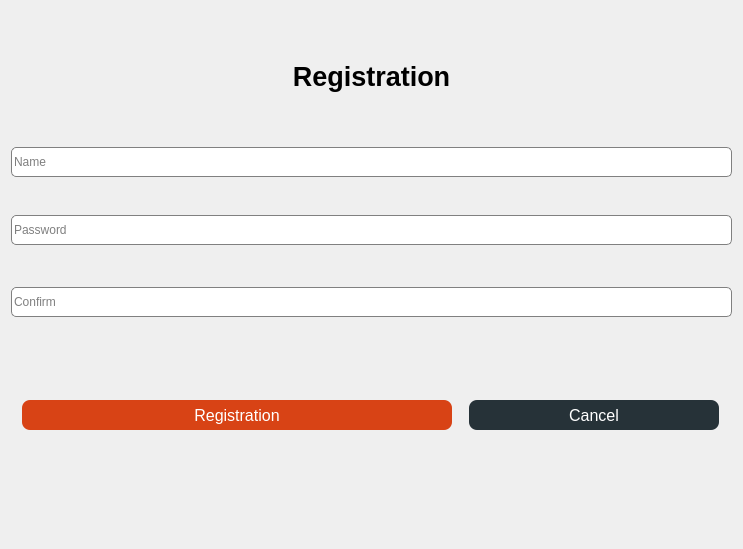
<?xml version="1.0" encoding="UTF-8"?>
<ui version="4.0">
 <class>Registration</class>
 <widget class="QWidget" name="Registration">
  <property name="geometry">
   <rect>
    <x>0</x>
    <y>0</y>
    <width>743</width>
    <height>549</height>
   </rect>
  </property>
  <property name="minimumSize">
   <size>
    <width>743</width>
    <height>549</height>
   </size>
  </property>
  <property name="maximumSize">
   <size>
    <width>743</width>
    <height>549</height>
   </size>
  </property>
  <property name="windowTitle">
   <string>Registration</string>
  </property>
  <layout class="QVBoxLayout" name="verticalLayout_2">
   <item>
    <widget class="QLabel" name="label_welcom">
     <property name="minimumSize">
      <size>
       <width>100</width>
       <height>100</height>
      </size>
     </property>
     <property name="maximumSize">
      <size>
       <width>16777215</width>
       <height>100</height>
      </size>
     </property>
     <property name="font">
      <font>
       <pointsize>20</pointsize>
       <weight>75</weight>
       <bold>true</bold>
      </font>
     </property>
     <property name="layoutDirection">
      <enum>Qt::LeftToRight</enum>
     </property>
     <property name="text">
      <string>Registration</string>
     </property>
     <property name="alignment">
      <set>Qt::AlignCenter</set>
     </property>
    </widget>
   </item>
   <item>
    <layout class="QVBoxLayout" name="verticalLayout">
     <property name="spacing">
      <number>2</number>
     </property>
     <item>
      <widget class="QLineEdit" name="input_name">
       <property name="minimumSize">
        <size>
         <width>0</width>
         <height>30</height>
        </size>
       </property>
       <property name="styleSheet">
        <string notr="true">  border-radius: 5px;
border:0.5px solid grey;</string>
       </property>
       <property name="placeholderText">
        <string>Name</string>
       </property>
      </widget>
     </item>
     <item>
      <widget class="QLabel" name="label_3">
       <property name="enabled">
        <bool>true</bool>
       </property>
       <property name="maximumSize">
        <size>
         <width>16777215</width>
         <height>15</height>
        </size>
       </property>
       <property name="text">
        <string/>
       </property>
       <property name="scaledContents">
        <bool>false</bool>
       </property>
      </widget>
     </item>
    </layout>
   </item>
   <item>
    <layout class="QVBoxLayout" name="verticalLayout_5">
     <item>
      <widget class="QLineEdit" name="input_pass">
       <property name="minimumSize">
        <size>
         <width>0</width>
         <height>30</height>
        </size>
       </property>
       <property name="styleSheet">
        <string notr="true">  border-radius: 5px;
border:0.5px solid grey;</string>
       </property>
       <property name="echoMode">
        <enum>QLineEdit::Password</enum>
       </property>
       <property name="placeholderText">
        <string>Password</string>
       </property>
      </widget>
     </item>
     <item>
      <widget class="QLabel" name="label_4">
       <property name="maximumSize">
        <size>
         <width>16777215</width>
         <height>15</height>
        </size>
       </property>
       <property name="text">
        <string/>
       </property>
      </widget>
     </item>
    </layout>
   </item>
   <item>
    <layout class="QVBoxLayout" name="verticalLayout_3">
     <item>
      <widget class="QLineEdit" name="input_conf">
       <property name="minimumSize">
        <size>
         <width>0</width>
         <height>30</height>
        </size>
       </property>
       <property name="styleSheet">
        <string notr="true">  border-radius: 5px;
border:0.5px solid grey;</string>
       </property>
       <property name="echoMode">
        <enum>QLineEdit::Password</enum>
       </property>
       <property name="placeholderText">
        <string>Confirm</string>
       </property>
      </widget>
     </item>
     <item>
      <widget class="QLabel" name="label_5">
       <property name="maximumSize">
        <size>
         <width>16777215</width>
         <height>15</height>
        </size>
       </property>
       <property name="text">
        <string/>
       </property>
      </widget>
     </item>
    </layout>
   </item>
   <item>
    <widget class="QLabel" name="label_2">
     <property name="minimumSize">
      <size>
       <width>0</width>
       <height>20</height>
      </size>
     </property>
     <property name="maximumSize">
      <size>
       <width>16777215</width>
       <height>20</height>
      </size>
     </property>
     <property name="text">
      <string/>
     </property>
    </widget>
   </item>
   <item>
    <layout class="QHBoxLayout" name="horizontalLayout">
     <item>
      <widget class="QPushButton" name="btn_reg">
       <property name="minimumSize">
        <size>
         <width>430</width>
         <height>20</height>
        </size>
       </property>
       <property name="maximumSize">
        <size>
         <width>300</width>
         <height>30</height>
        </size>
       </property>
       <property name="styleSheet">
        <string notr="true">QPushButton{

background-color: #d84315; 
  color: white;
  border: none;
  border-radius: 8px;
  font-size: 16px;
 text-align: center;

}
QPushButton:pressed{
background-color: #424242;


}</string>
       </property>
       <property name="text">
        <string>Registration</string>
       </property>
      </widget>
     </item>
     <item>
      <widget class="QPushButton" name="btn_cancel">
       <property name="minimumSize">
        <size>
         <width>90</width>
         <height>20</height>
        </size>
       </property>
       <property name="maximumSize">
        <size>
         <width>250</width>
         <height>30</height>
        </size>
       </property>
       <property name="styleSheet">
        <string notr="true">QPushButton{

background-color: #263238; 
  color: white;
  border: none;
  border-radius: 8px;
  font-size: 16px;
 text-align: center;

}
QPushButton:pressed{
background-color: #424242;


}</string>
       </property>
       <property name="text">
        <string>Cancel</string>
       </property>
      </widget>
     </item>
    </layout>
   </item>
   <item>
    <widget class="QLabel" name="label">
     <property name="minimumSize">
      <size>
       <width>0</width>
       <height>70</height>
      </size>
     </property>
     <property name="maximumSize">
      <size>
       <width>16777215</width>
       <height>70</height>
      </size>
     </property>
     <property name="text">
      <string/>
     </property>
    </widget>
   </item>
  </layout>
 </widget>
 <resources/>
 <connections/>
</ui>
